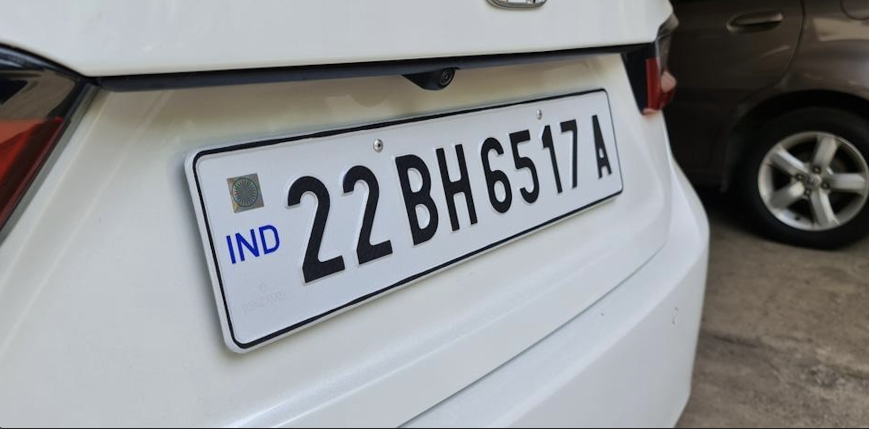
#> input picture Screenshot 2026-04-17 at 9.31.12 AM.png, 1738 x 858 px (shown at 1/2 size); its folder holds only this picture in this run
$ python plate.py
#> lines starting #> are read from the running program, lines starting #| are printed output that depends on the picture; after the words box and inside, x2 and y2 are one past the last pixel; in counts of white or black regions, pixels touching at a corner belong together
import cv2
import pytesseract
import os
import re

folder = "."

for file in os.listdir(folder):
    if file.endswith((".jpg", ".png", ".jpeg", ".webp")):
        print("\nProcessing:", file)

        img = cv2.imread(file)
#> img is the input picture: shape (858, 1738, 3); mean B, G, R 145.5, 143.6, 141.8

        if img is None:
            print("Error loading:", file)
            continue

        # Preprocessing
        gray = cv2.cvtColor(img, cv2.COLOR_BGR2GRAY)
        gray = cv2.resize(gray, None, fx=2, fy=2, interpolation=cv2.INTER_CUBIC)
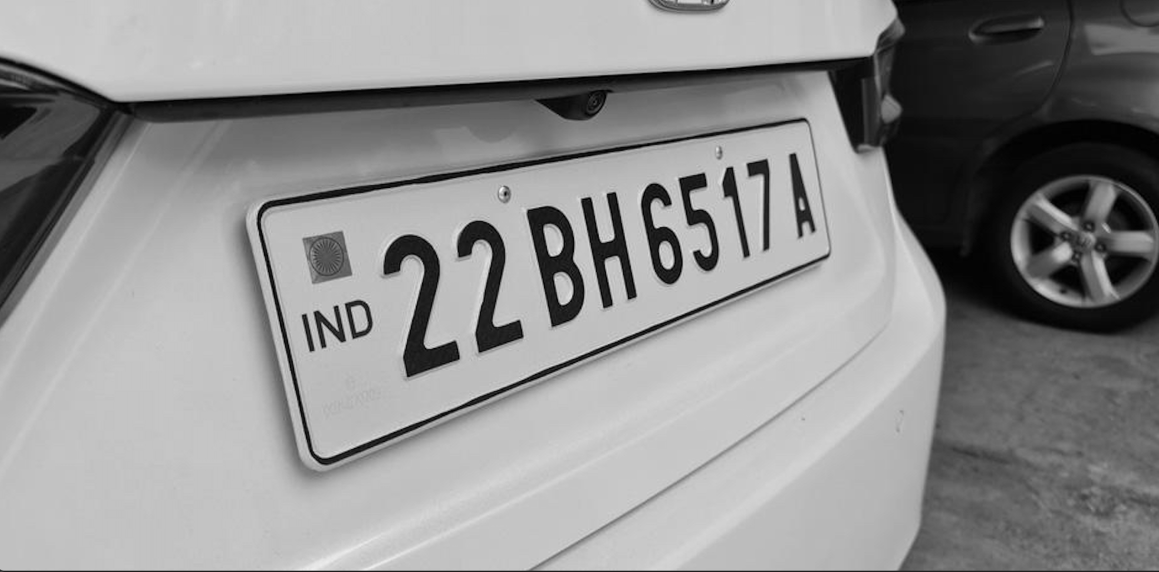
#> gray: shape (1716, 3476) (shown at 1/3 size); min 0, max 255, mean 143.3
        gray = cv2.GaussianBlur(gray, (5, 5), 0)
        gray = cv2.threshold(gray, 0, 255, cv2.THRESH_BINARY + cv2.THRESH_OTSU)[1]
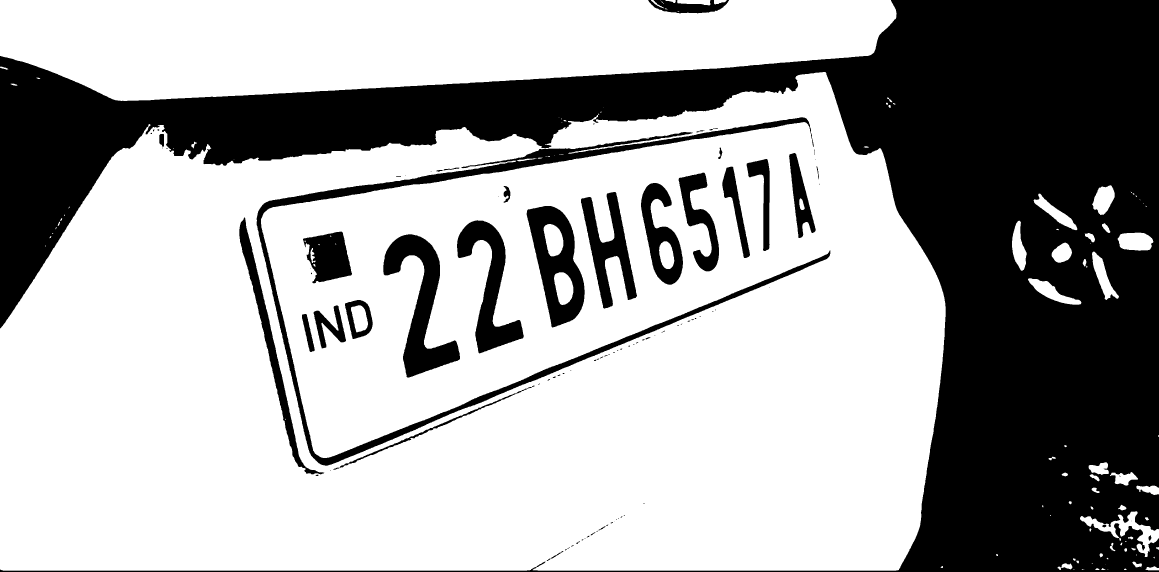
#> gray: shape (1716, 3476) (shown at 1/3 size); 65.5% white; 98 black regions (57 under 20 px), largest, box (x1, y1, x2, y2) and area: (0, 0, 3476, 1716) 1757281, (770, 352, 2491, 1397) 74445, (1150, 703, 1380, 1133) 35763

        # OCR (flexible mode)
#> (the run stopped early here; a loop or call above may not have finished)

$ run again, on Screenshot 2026-04-17 at 9.31.39 AM.png
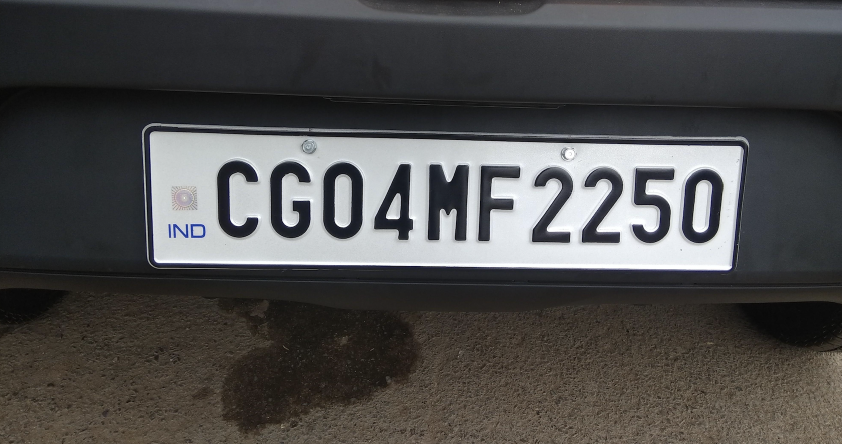
#> input picture Screenshot 2026-04-17 at 9.31.39 AM.png, 1684 x 888 px (shown at 1/2 size)
#> img is the input picture: shape (888, 1684, 3); mean B, G, R 76.5, 77.2, 78.1
#> `gray = cv2.resize(gray, None, fx=2, fy=2, interpolation=cv2.INTER_CUBIC)`:
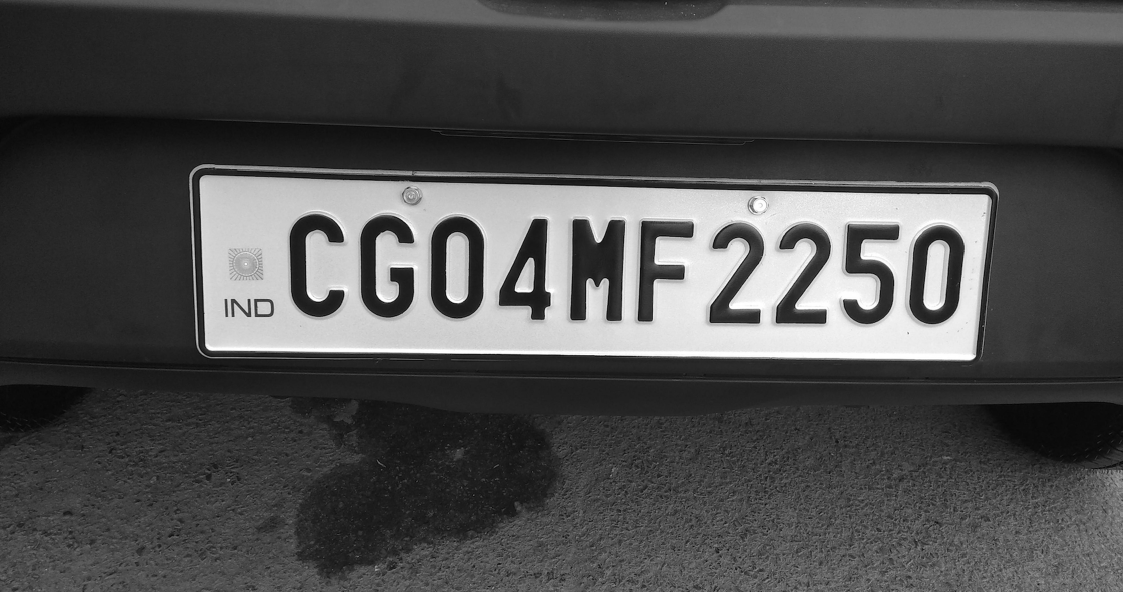
#> gray: shape (1776, 3368) (shown at 1/3 size); min 0, max 255, mean 77.4
#> `gray = cv2.threshold(gray, 0, 255, cv2.THRESH_BINARY + cv2.THRESH_OTSU..`:
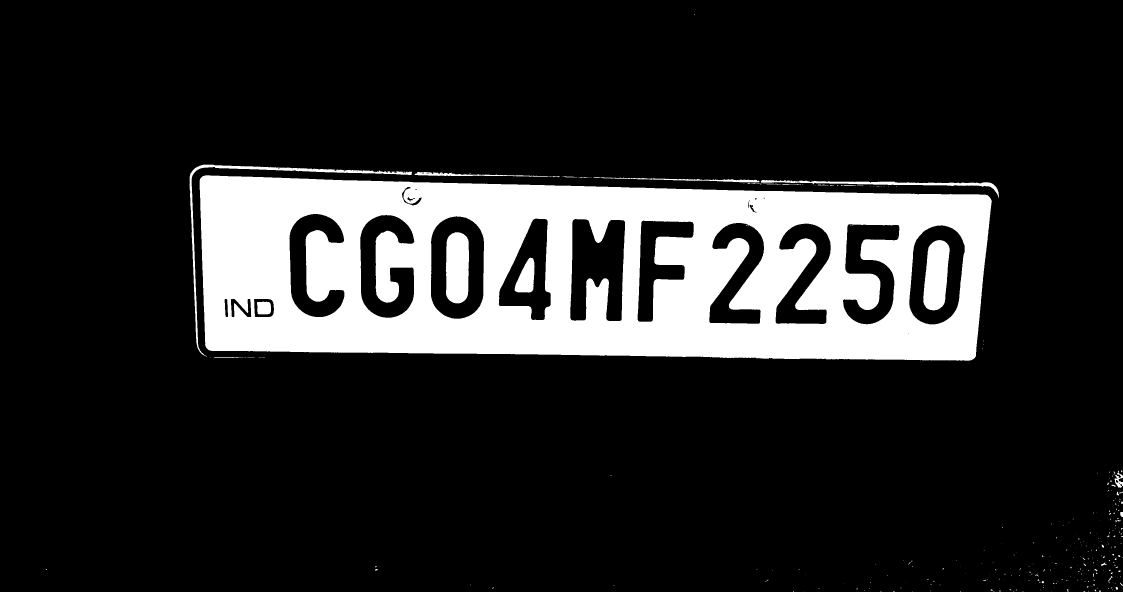
#> gray: shape (1776, 3368) (shown at 1/3 size); 15.8% white; 305 white regions (257 under 20 px), largest, box (x1, y1, x2, y2) and area: (599, 526, 2975, 1082) 892561, (1337, 697, 1407, 910) 13327, (2770, 720, 2849, 931) 12863
